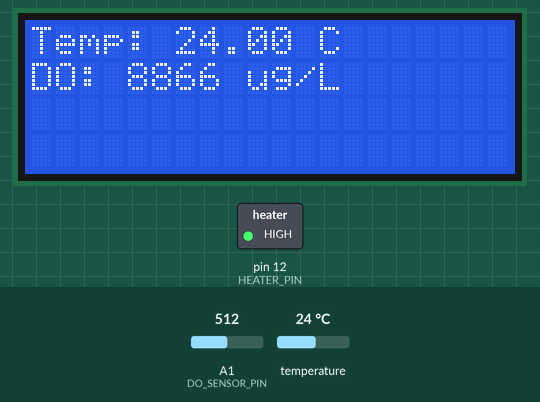
This sketch was run on a simulated Arduino Uno, built with avr-gcc and run on an emulated ATmega328P. Parts: 20×4 character LCD, switched loads named in the sketch (green lamp = pin HIGH). Inputs (shaded band) come from the test bench; at power-on: temperature 24 °C, A1 (DO_SENSOR_PIN) = 512. What the sketch prints to the serial monitor is not drawn.

Above: at 2.2 s.
2.3 s: temperature set to 12 °C
At 7.8 s:
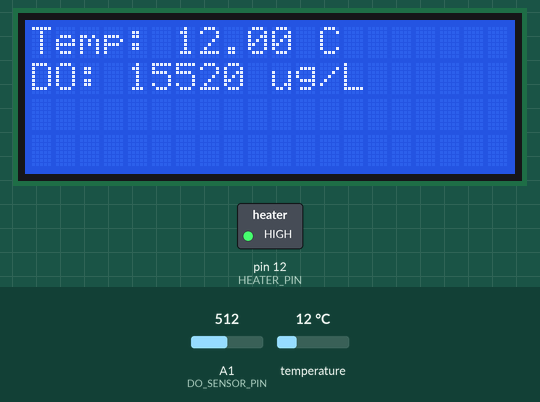
8.9 s: A1 (DO_SENSOR_PIN) set to 716
At 14.4 s:
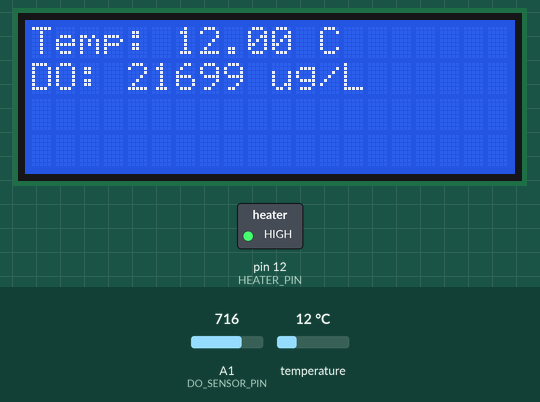
14.7 s: temperature set to 19 °C
At 19.9 s:
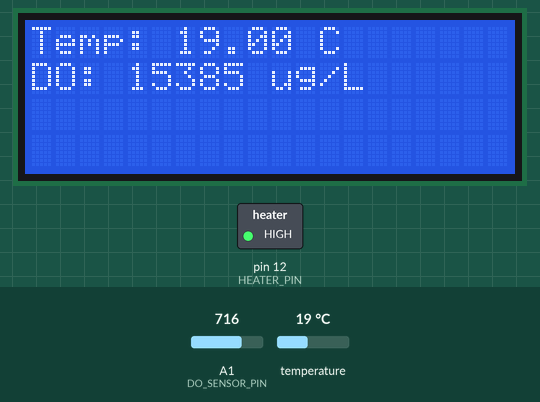
20.5 s: A1 (DO_SENSOR_PIN) set to 900
At 25.3 s:
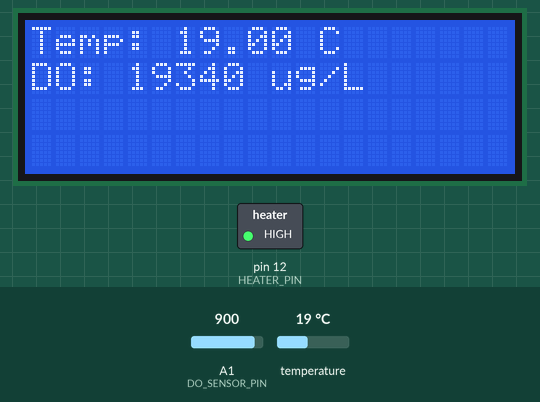
26.3 s: temperature set to 28 °C
At 31.8 s:
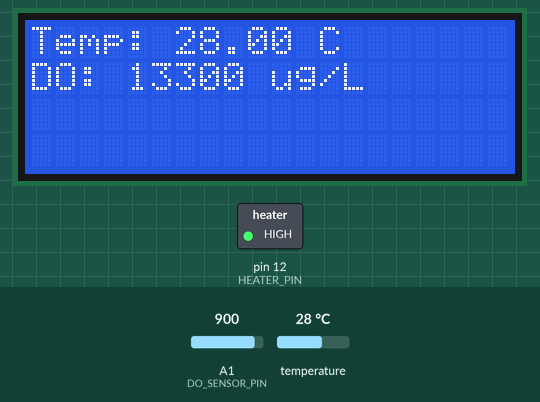
32.1 s: A1 (DO_SENSOR_PIN) set to 1023
At 37.4 s:
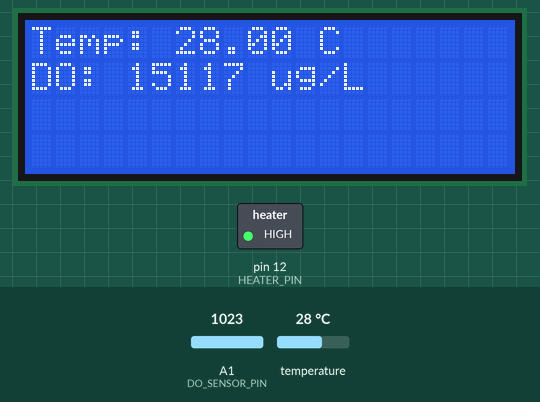
Timing chart, 0 to 38.9 s (numbered marks = the images above; inputs shaded):
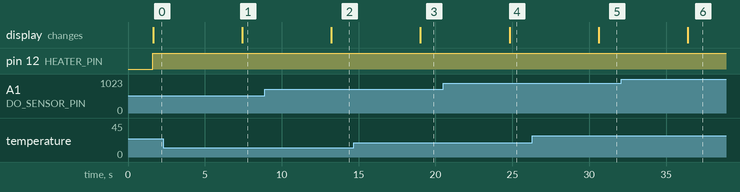

The sketch:

dissolved-oxygen-temperature.ino
```cpp
//Sources
//https://github.com/DFRobot/Gravity_Analog_Dissolved_Oxygen_Sensor
//dO2 code is from: https://wiki.dfrobot.com/Gravity__Analog_Dissolved_Oxygen_Sensor_SKU_SEN0237#target_3
//ChatGPT combined temp and dO2 scripts
//Description
//Combined script of dO2 (dissolved oxygen) and temperature readings for a single screen output which displays both


#include <OneWire.h>
#include <DallasTemperature.h>
#include <LiquidCrystal_I2C.h>
#include <Wire.h>

// === LCD Setup ===
LiquidCrystal_I2C lcd(0x27, 20, 4);

// === Pin Definitions ===
const int TEMP_SENSOR_PIN = A0;
const int DO_SENSOR_PIN = A1;
const int HEATER_PIN = 12;

// === PID Parameters ===
float Kc = 10.0;
float Ti = 170.0;
float Td = 0.0;
float MV = 0, lastMV = 0, dMV = 0;
float duty = 0;
float CVinit = 22.00;
float CVm = CVinit, lastCVm = CVinit, lastlastCVm = CVinit;
float currentTime = 0, previousTime = -1, elapsedTime = 1;
float lastError = 0, error = 0;
float SP_val = 50.0; // Defines the desired bioreactor temperature

// === DO Calibration ===

//VREF is 3300 instead of suggested 5000
#define VREF 3300    // mV
#define ADC_RES 1024 // ADC Resolution
#define TWO_POINT_CALIBRATION 0 //This means we use one point calibration

//#define READ_TEMP (25) //This is removed in combined function

#define CAL1_V (1600) // mV
#define CAL1_T (25)   // °C
#define CAL2_V (1300) // mV
#define CAL2_T (15)   // °C

const uint16_t DO_Table[41] = {
14460, 14220, 13820, 13440, 13090, 12740, 12420, 12110, 11810, 11530,
11260, 11010, 10770, 10530, 10300, 10080, 9860, 9660, 9460, 9270,
9080, 8900, 8730, 8570, 8410, 8250, 8110, 7960, 7820, 7690,
7560, 7430, 7300, 7180, 7070, 6950, 6840, 6730, 6630, 6530, 6410
};

// === Sensor Setup ===
OneWire oneWire(TEMP_SENSOR_PIN);
DallasTemperature tempSensor(&oneWire);

// === Functions ===
float calcPID(float CV_input, float SP_input) {
currentTime = millis();
elapsedTime = float(currentTime - previousTime);
error = SP_input - CV_input;
dMV = Kc * (error - lastError + elapsedTime / Ti * error - Td / elapsedTime * (CV_input - 2 * lastCVm + lastlastCVm));
float MV_out = lastMV + dMV;
lastError = error;
lastCVm = CV_input;
lastlastCVm = lastCVm;
return MV_out;
}

int16_t readDO(uint32_t voltage_mv, uint8_t temperature_c) {
#if TWO_POINT_CALIBRATION == 0
//We can use two point calibration by changing the definition to 1 instead of 0
uint16_t V_saturation = (uint32_t)CAL1_V + (uint32_t)35 * temperature_c - (uint32_t)CAL1_T * 35;
return (voltage_mv * DO_Table[temperature_c] / V_saturation);
#else
uint16_t V_saturation = (int16_t)((int8_t)temperature_c - CAL2_T) * ((uint16_t)CAL1_V - CAL2_V) / ((uint8_t)CAL1_T - CAL2_T) + CAL2_V;
return (voltage_mv * DO_Table[temperature_c] / V_saturation);
#endif
}

// === Arduino Setup ===
void setup() {
lcd.init();
lcd.backlight();
lcd.setCursor(0, 0);
tempSensor.begin();
pinMode(HEATER_PIN, OUTPUT);
tempSensor.requestTemperatures();
CVm = tempSensor.getTempCByIndex(0);
lastCVm = CVm;
lastlastCVm = CVm;
Serial.begin(9600);
}

void loop() {
// === Temperature Reading ===
tempSensor.requestTemperatures();
float tempCelsius = tempSensor.getTempCByIndex(0);
CVm = tempCelsius;
float tempFahrenheit = (tempCelsius * 9.0 / 5.0) + 32.0;

// === PID Heater Control ===
MV = calcPID(CVm, SP_val);
MV = constrain(MV, 0, 100);
lastMV = MV;
duty = MV / 100.0 * 255;
analogWrite(HEATER_PIN, duty);

// === DO Sensor Reading ===
uint16_t adc_raw = analogRead(DO_SENSOR_PIN);
uint16_t adc_mv = uint32_t(VREF) * adc_raw / ADC_RES;
uint16_t DO_value = readDO(adc_mv, uint8_t(tempCelsius));


//float DO_value = adc_raw; //calibration_slope + calibration_offset;


// === LCD Output ===
lcd.clear();
lcd.setCursor(0, 0);
lcd.print("Temp: "); lcd.print(tempCelsius); lcd.print(" C");
lcd.setCursor(0, 1);
lcd.print("DO: "); lcd.print(DO_value); lcd.print(" ug/L");

// === Serial Output ===
// Serial output is tailored to the python data collection script and should not be changed
Serial.print("DO,"); Serial.print(DO_value); Serial.print(","); Serial.print(tempCelsius);
Serial.println();


previousTime = currentTime;
delay(5000);
}
```

Measured:
- after the input at 2.3 s, the display: changes after 5.1 s (image 1)
- after the input at 8.9 s, the display: changes after 4.3 s (image 2)
- after the input at 14.7 s, the display: changes after 4.3 s (image 3)
- after the input at 20.5 s, the display: changes after 4.3 s (image 4)
- after the input at 26.3 s, the display: changes after 4.3 s (image 5)
- after the input at 32.1 s, the display: changes after 4.3 s (image 6)
